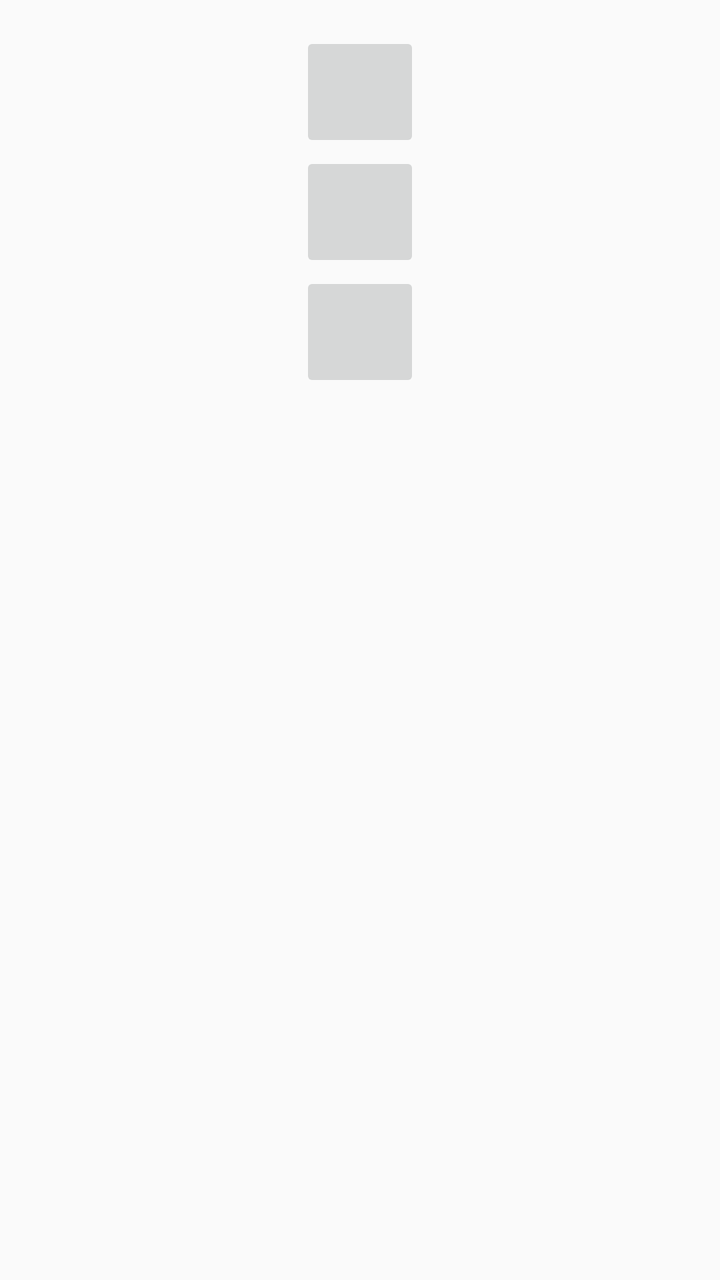
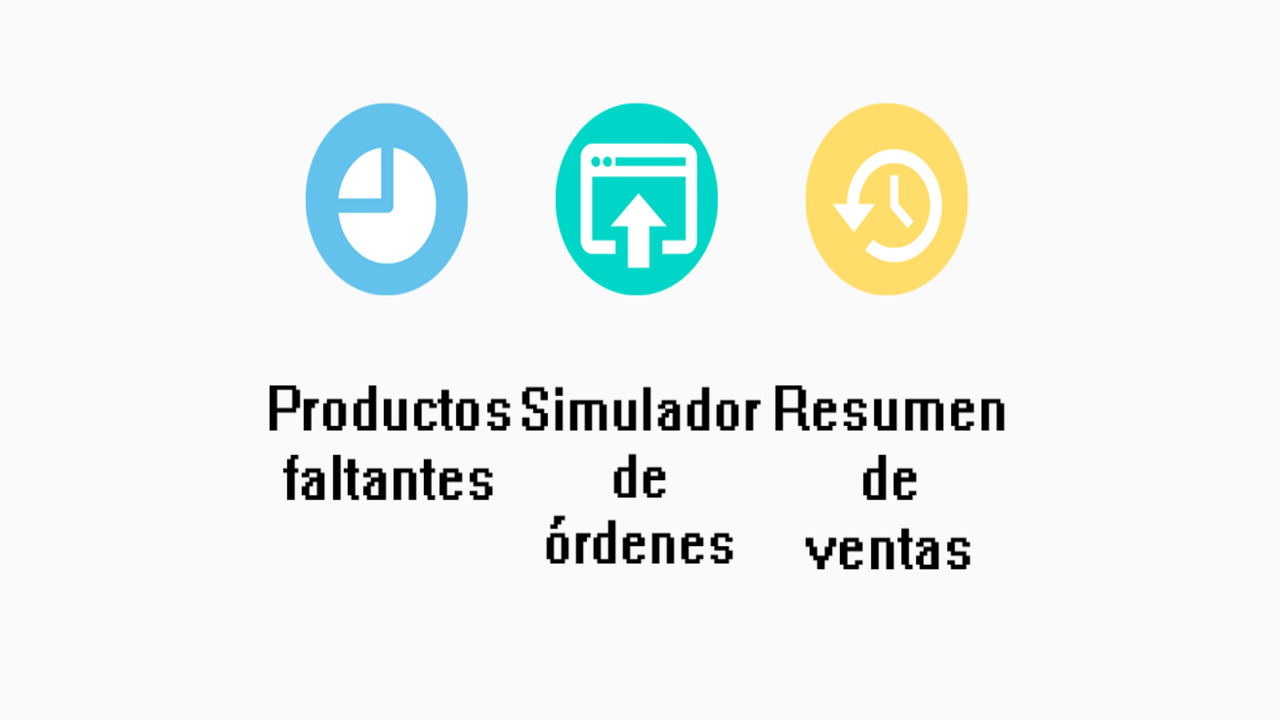

An Android layout and its configuration variant, each rendered on a device that would load it. The default file and the variant file are quoted in full after the pictures.
<!-- AndroidManifest.xml: application theme AppTheme -->
<!-- res/layout/activity_logs.xml -->
<?xml version="1.0" encoding="utf-8"?>
<LinearLayout xmlns:android="http://schemas.android.com/apk/res/android"
    xmlns:tools="http://schemas.android.com/tools"
    android:id="@+id/activity_logs"
    android:layout_width="match_parent"
    android:layout_height="match_parent"
    android:orientation="vertical"
    android:paddingBottom="@dimen/activity_vertical_margin"
    android:paddingLeft="@dimen/activity_horizontal_margin"
    android:paddingRight="@dimen/activity_horizontal_margin"
    android:paddingTop="@dimen/activity_vertical_margin"
    tools:context="com.fiuady.compustore.android.compustore.LogsActivity">

    <LinearLayout
        android:layout_width="wrap_content"
        android:layout_height="wrap_content"
        android:orientation="vertical"
        android:layout_gravity="center">

        <ImageButton
            android:id="@+id/logsactivity_imgbtn_processByCustomer"
            android:layout_width="60dp"
            android:layout_height="60dp"/>
        <ImageButton
            android:layout_width="60dp"
            android:layout_height="60dp"
            android:id="@+id/logsactivity_imgbtn_processByDate"/>
        <ImageButton
            android:layout_width="60dp"
            android:layout_height="60dp"
            android:id="@+id/logsactivity_imgbtn_processByTotal"/>

    </LinearLayout>

</LinearLayout>
<!-- resources referenced by this layout -->
<resources>
  <dimen name="activity_horizontal_margin">8dp</dimen>
  <dimen name="activity_vertical_margin">16dp</dimen>
  <style name="AppTheme" parent="Theme.AppCompat.Light.DarkActionBar">
          
          <item name="colorPrimary">@color/colorPrimary</item>
          <item name="colorPrimaryDark">@color/colorPrimaryDark</item>
          <item name="colorAccent">@color/colorAccent</item>
      </style>
</resources>
<!-- res/layout-land/activity_logs.xml (the repository's variant of the layout above) -->
<!-- drawn on the phone turned sideways -->
<?xml version="1.0" encoding="utf-8"?>
<LinearLayout xmlns:android="http://schemas.android.com/apk/res/android"
    xmlns:tools="http://schemas.android.com/tools"
    android:id="@+id/activity_logs"
    android:layout_width="match_parent"
    android:layout_height="match_parent"
    android:orientation="vertical"
    android:paddingBottom="@dimen/activity_vertical_margin"
    android:paddingLeft="@dimen/activity_horizontal_margin"
    android:paddingRight="@dimen/activity_horizontal_margin"
    android:paddingTop="@dimen/activity_vertical_margin"
    android:background="@drawable/white"
    tools:context="com.fiuady.compustore.android.compustore.LogsActivity">

    <LinearLayout
        android:layout_width="match_parent"
        android:layout_height="match_parent"
        android:orientation="horizontal"
        android:gravity="center"
        android:padding="@dimen/activity_vertical_margin">

        <ImageButton
            android:id="@+id/logsactivity_imgbtn_processByCustomer"
            android:layout_width="125dp"
            android:layout_height="match_parent"
            android:background="@drawable/log1land"/>
        <ImageButton
            android:layout_width="125dp"
            android:layout_height="match_parent"
            android:background="@drawable/log2land"
            android:id="@+id/logsactivity_imgbtn_processByDate"/>
        <ImageButton
            android:layout_width="125dp"
            android:layout_height="match_parent"
            android:background="@drawable/log3land"
            android:id="@+id/logsactivity_imgbtn_processByTotal"/>

    </LinearLayout>

</LinearLayout>
<!-- resources referenced by the variant -->
<!-- as the phone turned sideways resolves them -->
<resources>
  <dimen name="activity_horizontal_margin">8dp</dimen>
  <dimen name="activity_vertical_margin">16dp</dimen>
  <!-- drawable log1land: png bitmap (drawable, 11747 bytes) -->
  <!-- drawable log2land: png bitmap (drawable, 10721 bytes) -->
  <!-- drawable log3land: png bitmap (drawable, 12673 bytes) -->
  <style name="AppTheme" parent="Theme.AppCompat.Light.DarkActionBar">
          
          <item name="colorPrimary">@color/colorPrimary</item>
          <item name="colorPrimaryDark">@color/colorPrimaryDark</item>
          <item name="colorAccent">@color/colorAccent</item>
      </style>
</resources>
